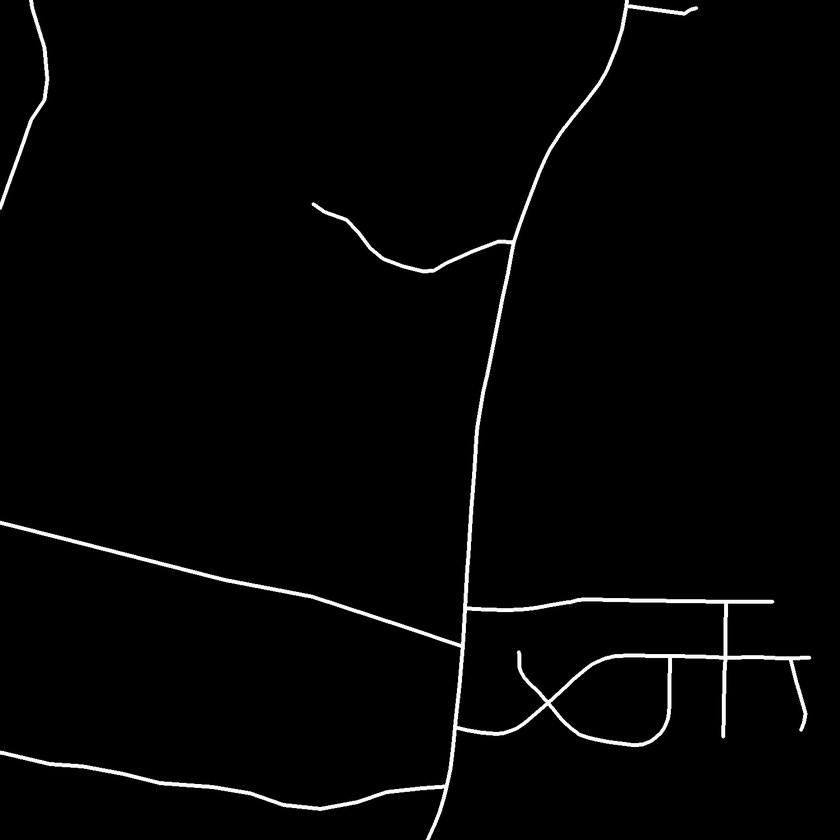
#> input picture tiff_data/10078675_15.tif, 840 x 840 px, shrunk from 1500 x 1500 before the run
$ python assignment1-cs419.py --input tiff_data/10078675_15.tif
#> lines starting #> are read from the running program, lines starting #| are printed output that depends on the picture; after the words box and inside, x2 and y2 are one past the last pixel; in counts of white or black regions, pixels touching at a corner belong together
#!/usr/bin/env python3
# -*- coding: utf-8 -*-
"""
CS419 - Digital Image and Video Analysis
Assignment Solution (Outline-Only: Morphology + Canny)

This script strictly stays within the provided topic outline:
  - Fundamental point processing & intensity transforms (Otsu threshold)
  - Binary Image Processing & Mathematical Morphology (opening, closing, erosion, dilation, region filling)
  - Connectivity, connected components, 8-neighborhood degree
  - Skeletonization via morphological skeleton (no Zhang–Suen)
  - Edge detection via Canny (non-max suppression, hysteresis) from Linear Image Processing

Pipeline (configurable):
  1) Read grayscale -> Otsu binary (ensure roads are foreground)
  2) Morphological cleaning (OPEN then CLOSE)
  3) Skeletonization (morphological skeleton), and/or Canny edges (optional)
  4) Endpoints/junctions via 8-neighborhood degree on the chosen "thin" map
  5) Roundabout candidates = (loops on skeleton) ∩ (high-circularity blobs on thick mask)

Usage example:
    python cs419_assignment_solution_v2.py \
        --input "kagglehub.dataset_download(\"balraj98/massachusetts-roads-dataset/tiff/train/10078660_15.tif\")" \
        --edge_mode canny \
        --skeleton_method morph \
        --debug_dir debug_v2 \
        --output_txt results_v2.txt

Author: ChatGPT (CS419-constrained)
"""

import argparse
import os
import sys
import json
import math
from typing import List, Tuple

import numpy as np
import cv2


# -----------------------------
# Structuring elements & helpers
# -----------------------------

def se_disk(radius: int) -> np.ndarray:
    y, x = np.ogrid[-radius:radius+1, -radius:radius+1]
    mask = (x*x + y*y) <= radius*radius
    return (mask.astype(np.uint8) * 255)


# [4 lines left out: function se_cross, not called in this run]


# -----------------------------
# Fundamental ops & binarization
# -----------------------------

def to_binary(img_gray: np.ndarray, invert_if_needed: bool = True) -> np.ndarray:
    """0/255 uint8 via Otsu; invert if foreground seems dark."""
    if img_gray.dtype != np.uint8:
        img_gray = cv2.normalize(img_gray, None, 0, 255, cv2.NORM_MINMAX).astype(np.uint8)
    _, bw = cv2.threshold(img_gray, 0, 255, cv2.THRESH_BINARY + cv2.THRESH_OTSU)
    if invert_if_needed:
        mean_fg = img_gray[bw == 255].mean() if np.any(bw == 255) else 255.0
        mean_bg = img_gray[bw == 0].mean() if np.any(bw == 0) else 0.0
        if mean_fg < mean_bg:
            bw = cv2.bitwise_not(bw)
    return bw


def preprocess_binary(bw: np.uint8, open_rad: int = 1, close_rad: int = 2) -> np.uint8:
    """OPEN then CLOSE to remove speckles and bridge tiny gaps."""
    if open_rad > 0:
        bw = cv2.morphologyEx(bw, cv2.MORPH_OPEN, se_disk(open_rad))
    if close_rad > 0:
        bw = cv2.morphologyEx(bw, cv2.MORPH_CLOSE, se_disk(close_rad))
    return bw


# ---------------------------------
# Morphological skeleton (outline 2)
# ---------------------------------

def morphological_skeleton(bw: np.uint8, se: np.ndarray = None) -> np.uint8:
    """
    Skeleton S = ⋃_k (X ⊖ kB) - ((X ⊖ kB) ∘ B)
    Uses iterative erosion + opening differences.
    """
    if se is None:
        se = cv2.getStructuringElement(cv2.MORPH_CROSS, (3,3))
    X = (bw > 0).astype(np.uint8) * 255
    S = np.zeros_like(X)
    while True:
        eroded = cv2.erode(X, se)
        opened = cv2.morphologyEx(eroded, cv2.MORPH_OPEN, se)
        temp = cv2.subtract(eroded, opened)
        S = cv2.bitwise_or(S, temp)
        if not np.any(eroded):
            break
        X = eroded
    return S


# -------------
# Canny (outline 3)
# -------------

# [4 lines left out: function canny_edges, not called in this run]


# ---------------------------------
# Neighborhood-degree & junctions
# ---------------------------------

def neighbor_count_8n(binary_thin: np.ndarray) -> np.ndarray:
    kernel = np.ones((3,3), np.uint8)
    total = cv2.filter2D((binary_thin>0).astype(np.uint8), -1, kernel)
    deg = total - (binary_thin>0).astype(np.uint8)
    return deg


def endpoints_and_junctions(binary_thin: np.ndarray, min_degree: int = 4) -> Tuple[np.ndarray, np.ndarray]:
    deg = neighbor_count_8n(binary_thin)
    ep = ((binary_thin>0) & (deg==1)).astype(np.uint8) * 255
    jn = ((binary_thin>0) & (deg>=min_degree)).astype(np.uint8) * 255
    return ep, jn


def compress_points(mask: np.ndarray) -> List[Tuple[int,int]]:
    num, lab = cv2.connectedComponents((mask>0).astype(np.uint8), connectivity=8)
    pts = []
    for cc in range(1, num):
        ys, xs = np.where(lab==cc)
        if ys.size == 0:
            continue
        cy = int(np.round(ys.mean()))
        cx = int(np.round(xs.mean()))
        pts.append((cx, cy))
    return pts


# ---------------------------------
# Loop (roundabout) detection logic
# ---------------------------------

def find_loops_via_skeleton(skel: np.ndarray, min_pixels: int = 30) -> np.uint8:
    ep_mask, _ = endpoints_and_junctions(skel)
    num, lab = cv2.connectedComponents((skel>0).astype(np.uint8), connectivity=8)
    loop_mask = np.zeros_like(skel, dtype=np.uint8)
    for cc in range(1, num):
        comp = (lab == cc)
        if comp.sum() < min_pixels:
            continue
        has_endpoint = np.any(ep_mask[comp] > 0)
        if not has_endpoint:
            loop_mask[comp] = 255
    return loop_mask


def contour_circularity(mask: np.ndarray):
    contours, _ = cv2.findContours((mask>0).astype(np.uint8), cv2.RETR_EXTERNAL, cv2.CHAIN_APPROX_SIMPLE)
    out = []
    for cnt in contours:
        area = cv2.contourArea(cnt)
        per = cv2.arcLength(cnt, True)
        circ = 0.0 if (per<=0 or area<=0) else float(4.0 * math.pi * area / (per*per))
        out.append((cnt, circ))
    return out


def merge_close_points(pts: List[Tuple[int,int]], max_dist: int = 8) -> List[Tuple[int,int]]:
    if not pts:
        return []
    pts_arr = np.array(pts, dtype=np.float32)
    used = np.zeros(len(pts), dtype=bool)
    merged = []
    for i in range(len(pts)):
        if used[i]:
            continue
        group = [i]
        for j in range(i+1, len(pts)):
            if used[j]:
                continue
            if np.linalg.norm(pts_arr[i] - pts_arr[j]) <= max_dist:
                group.append(j)
        used[group] = True
        avg = pts_arr[group].mean(axis=0)
        merged.append((int(round(avg[0])), int(round(avg[1]))))
    return merged


def roundabout_candidates(bw_clean: np.ndarray,
                          skel: np.ndarray,
                          loop_circ_thresh: float = 0.4,
                          min_area: int = 50) -> List[Tuple[int,int]]:
    loop_mask = find_loops_via_skeleton(skel, min_pixels=15)

    # Try multiple approaches for roundabout detection - use dilation to find thicker circles
    thick = cv2.morphologyEx(bw_clean, cv2.MORPH_DILATE, se_disk(4))
    circles = contour_circularity(thick)

    centers = []
    for cnt, circ in circles:
        if circ < loop_circ_thresh:
            continue
        area = cv2.contourArea(cnt)
        if area < min_area:
            continue
        M = cv2.moments(cnt)
        if M["m00"] == 0:
            continue
        cx = int(M["m10"] / M["m00"])
        cy = int(M["m01"] / M["m00"])
        # Check if center is on loop OR nearby (more lenient)
        if loop_mask[cy, cx] > 0 or np.any(loop_mask[max(0,cy-8):cy+9, max(0,cx-8):cx+9] > 0):
            centers.append((cx, cy))
    return merge_close_points(centers, max_dist=20)


# ---------------------
# Main pipeline routine
# ---------------------

def detect_intersections_and_roundabouts(
        input_path: str = '/Users/mustafabozyel/Github-Desktop/cs419_assignment1/tiff_data/10078660_15.tif',
        edge_mode: str = "none",      # {"none","canny","both"}
        canny_t1: int = 50,
        canny_t2: int = 150,
        skeleton_method: str = "morph",  # {"morph","none"}
        open_rad: int = 1,
        close_rad: int = 2,
        prune_iter: int = 1,
        save_debug_dir: str = None
    ) -> Tuple[List[Tuple[int,int]], List[Tuple[int,int]]]:
    """
    Returns: (junction_points, roundabout_points)
    """
    # 1) Read
    if input_path.startswith('kagglehub.dataset_download'):
        inner = input_path.split('kagglehub.dataset_download', 1)[-1]
        inner = inner.strip().lstrip('(').rstrip(')').strip()
        inner = inner.strip('"').strip("'")
        true_path = inner
    else:
        true_path = input_path

    img = cv2.imread(true_path, cv2.IMREAD_GRAYSCALE)
    if img is None:
        raise FileNotFoundError(f"Could not read image at: {true_path}")

    # 2) Binary
    bw = to_binary(img, invert_if_needed=True)

    # 3) Morphological cleaning
    bw_clean = preprocess_binary(bw, open_rad=open_rad, close_rad=close_rad)

    # 4) Select thin map(s): skeleton and/or canny
    skel = None
    if skeleton_method == "morph":
        skel = morphological_skeleton(bw_clean, se=cv2.getStructuringElement(cv2.MORPH_CROSS, (3,3)))

    edge_map = None
    if edge_mode in ("canny", "both"):
        edge_map = canny_edges(bw_clean, t1=canny_t1, t2=canny_t2)

    # Combine for junction detection - only use skeleton for junctions
    if skeleton_method == "morph":
        thin_for_junctions = skel
    else:
        # Fallback: if no skeleton, use cleaned binary for thin representation
        thin_for_junctions = bw_clean

    # Optional pruning of small spurs on the *skeleton* before loop/junction calc
    if skeleton_method == "morph" and prune_iter > 0:
        pruned = skel.copy()
        for _ in range(prune_iter):
            ep_mask, _ = endpoints_and_junctions(pruned)
            pruned[ep_mask > 0] = 0
        skel = pruned

    # 5) Junction points
    _, jn_mask = endpoints_and_junctions(thin_for_junctions)
    junction_points = compress_points(jn_mask)
    # Merge nearby junctions more aggressively
    junction_points = merge_close_points(junction_points, max_dist=25)

    # 6) Roundabouts (need a skeleton; if not computed, build a temporary morph skeleton)
    if skel is None:
        skel = morphological_skeleton(bw_clean, se=cv2.getStructuringElement(cv2.MORPH_CROSS, (3,3)))
    roundabout_points = roundabout_candidates(bw_clean, skel, loop_circ_thresh=0.4, min_area=50)

    # Debug outputs
    if save_debug_dir:
        os.makedirs(save_debug_dir, exist_ok=True)
        cv2.imwrite(os.path.join(save_debug_dir, "01_gray.png"), img)
        cv2.imwrite(os.path.join(save_debug_dir, "02_binary.png"), bw)
        cv2.imwrite(os.path.join(save_debug_dir, "03_clean.png"), bw_clean)
        if skel is not None:
            cv2.imwrite(os.path.join(save_debug_dir, "04_skeleton_morph.png"), skel)
        if edge_map is not None:
            cv2.imwrite(os.path.join(save_debug_dir, "05_canny.png"), edge_map)
        cv2.imwrite(os.path.join(save_debug_dir, "06_thin_for_junctions.png"), thin_for_junctions)
        dbg = cv2.cvtColor(img, cv2.COLOR_GRAY2BGR)
        for (x,y) in junction_points:
            cv2.drawMarker(dbg, (x,y), (0,0,255), markerType=cv2.MARKER_TILTED_CROSS, thickness=2)
        for (x,y) in roundabout_points:
            cv2.circle(dbg, (x,y), 6, (0,255,0), 2)
        cv2.imwrite(os.path.join(save_debug_dir, "07_overlays.png"), dbg)

    return junction_points, roundabout_points


def main():
    parser = argparse.ArgumentParser(description="CS419 Outline-Only: Morphological Skeleton + Optional Canny")
    parser.add_argument("--input", required=True,
                        help="Path to input image (or the literal kagglehub.dataset_download(\"...\") string).")
    parser.add_argument("--output_txt", default=None, help="Optional path to write results as plain .txt")
    parser.add_argument("--output_json", default=None, help="Optional path to write results as .json")
    parser.add_argument("--debug_dir", default=None, help="Optional folder to save intermediate images & overlays")

    parser.add_argument("--edge_mode", choices=["none","canny","both"], default="none",
                        help="Use Canny edges, skeleton, or both (junctions on the union).")
    parser.add_argument("--canny_t1", type=int, default=50, help="Canny threshold1")
    parser.add_argument("--canny_t2", type=int, default=150, help="Canny threshold2")

    parser.add_argument("--skeleton_method", choices=["morph","none"], default="morph",
                        help="Morphological skeleton or none (junctions may use Canny if skeleton is none).")
    parser.add_argument("--open_rad", type=int, default=1, help="Opening radius (disk SE)")
    parser.add_argument("--close_rad", type=int, default=2, help="Closing radius (disk SE)")
    parser.add_argument("--prune_iter", type=int, default=1, help="Endpoint pruning iterations on skeleton")

    args = parser.parse_args()

    junction_points, roundabout_points = detect_intersections_and_roundabouts(
        input_path=args.input,
        edge_mode=args.edge_mode,
        canny_t1=args.canny_t1,
        canny_t2=args.canny_t2,
        skeleton_method=args.skeleton_method,
        open_rad=args.open_rad,
        close_rad=args.close_rad,
        prune_iter=args.prune_iter,
        save_debug_dir=args.debug_dir
    )
#> in detect_intersections_and_roundabouts, img is the input picture: shape (840, 840); min 0, max 255, mean 4.8
#> in to_binary, `mean_fg = img_gray[bw == 255].mean() if np.any(bw == 255) else 255.0`: mean_fg = 233.4
#> in to_binary, `mean_bg = img_gray[bw == 0].mean() if np.any(bw == 0) else 0.0`: mean_bg = 0.321
#> the loop in morphological_skeleton, `while True:` made 6 passes
#> pass 1, in morphological_skeleton, `eroded = cv2.erode(X, se)`:
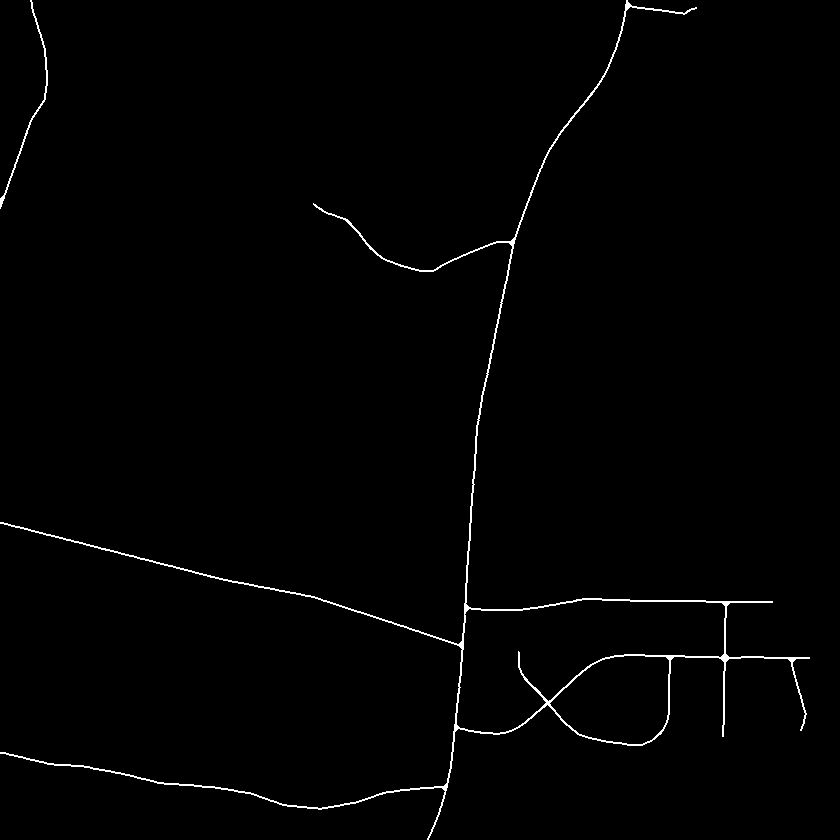
#> eroded: shape (840, 840); 1% white in thin lines or dots
#> in compress_points, `num, lab = cv2.connectedComponents((mask>0).astype(np.uint8), connecti..`: num = 53
#> the loop in compress_points, `for cc in range(1, num):` made 52 passes
#> (cy, cx) on passes 1, 2, 4, 5: (50, 41), (8, 642), (11, 670), (42, 616)
#> after the loop in compress_points, `for cc in range(1, num):`: pts = 52 pairs, first value 0 to 802, second value 8 to 816
#> in detect_intersections_and_roundabouts, `junction_points = compress_points(jn_mask)`: junction_points has the same summary as pts in compress_points
#> in merge_close_points, `pts_arr = np.array(pts, dtype=np.float32)`: pts_arr has the same summary as pts in compress_points
#> the loop in merge_close_points, `for i in range(len(pts)):` made 52 passes
#> avg on passes 1, 2, 3, 5: [41, 50], [642, 8], [681.5, 9.5], [616, 42]
#> after the loop in merge_close_points, `for i in range(len(pts)):`: merged = 47 pairs, first value 0 to 799, second value 8 to 816
#> in detect_intersections_and_roundabouts, `junction_points = merge_close_points(junction_points, max_dist=25)`: junction_points has the same summary as merged in merge_close_points
#> in find_loops_via_skeleton, `num, lab = cv2.connectedComponents((skel>0).astype(np.uint8), connecti..`: num = 24
#> the loop in find_loops_via_skeleton, `for cc in range(1, num):` made 23 passes
#> has_endpoint on passes 1, 3, 4, 6: True, True, True, True
#> pass 1, in find_loops_via_skeleton, `comp = (lab == cc)`:
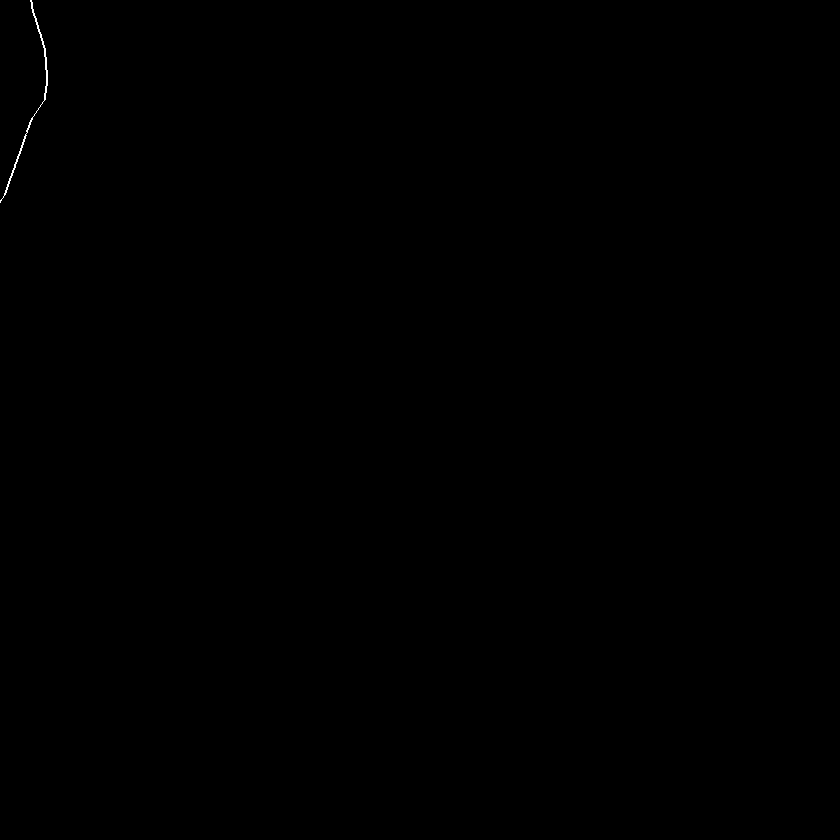
#> comp: shape (840, 840) bool; 0.05% white in thin lines or dots, all inside (x1, y1, x2, y2) = (0, 0, 48, 203)
#> after the loop in find_loops_via_skeleton, `for cc in range(1, num):`:
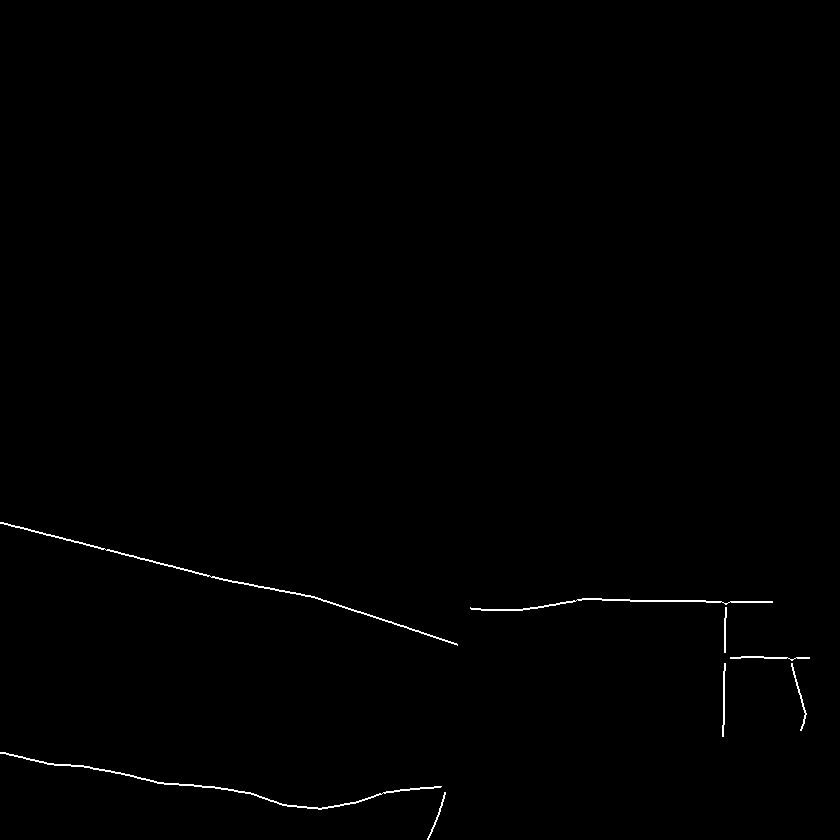
#> loop_mask: shape (840, 840); 0.43% white in thin lines or dots, all inside (x1, y1, x2, y2) = (0, 522, 810, 840)
#> in roundabout_candidates, `thick = cv2.morphologyEx(bw_clean, cv2.MORPH_DILATE, se_disk(4))`:
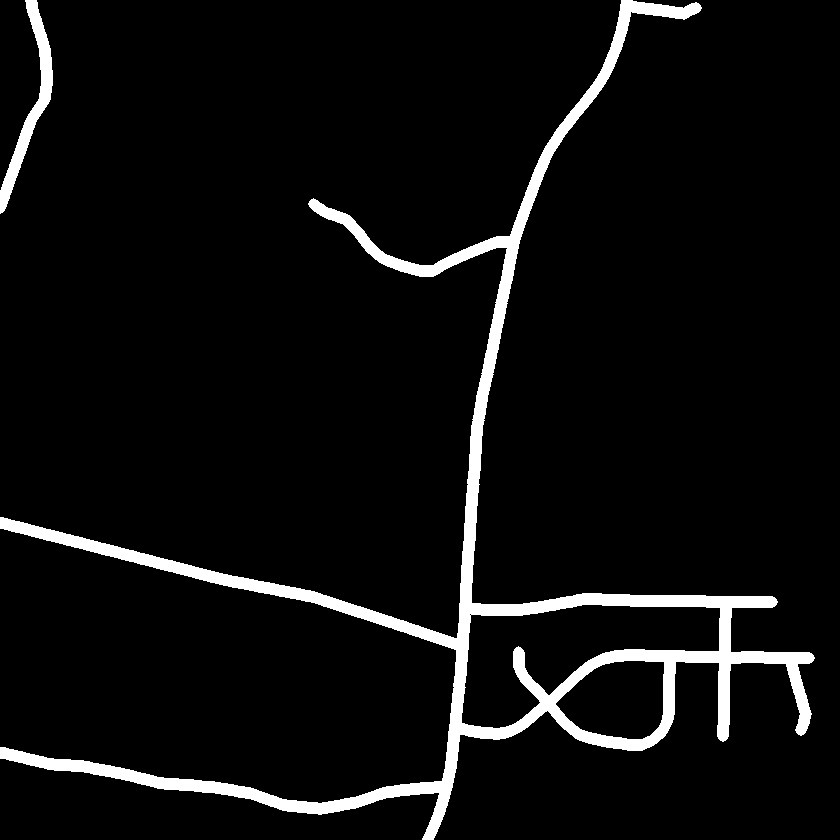
#> thick: shape (840, 840); 5.7% white; 2 white regions
#> in contour_circularity, `contours, _ = cv2.findContours((mask>0).astype(np.uint8), cv2.RETR_EXT..`: contours = 2 contours; box (x1, y1, x2, y2) and area: (0, 0, 815, 840) 57912, (0, 0, 53, 214) 2270
#> the loop in contour_circularity, `for cnt in contours:` made 2 passes
#> (area, per, circ) on passes 1 to 2: (57911.5, 5582.1, 0.0234), (2270, 489.4, 0.119)
#> after the loop in contour_circularity, `for cnt in contours:`: out = 2 items
#> the loop in roundabout_candidates, `for cnt, circ in circles:` made 2 passes
#> circ on passes 1 to 2: 0.0234, 0.119
#> after the loop in roundabout_candidates, `for cnt, circ in circles:`: centers = []
#> junction_points has the same summary as merged in merge_close_points; roundabout_points = []

    print(f"# Intersections (junctions): {len(junction_points)}")
#| # Intersections (junctions): 47
    for (x,y) in junction_points:
        print(f"intersection: ({x}, {y})")
#> this loop made 47 passes
#> (x, y) on passes 1 to 4: (41, 50), (642, 8), (682, 10), (616, 42)
#> (printed output is left out)

    print(f"# Roundabouts: {len(roundabout_points)}")
#| # Roundabouts: 0
    for (x,y) in roundabout_points:
        print(f"roundabout: ({x}, {y})")
#> this loop made 0 passes

    if args.output_txt:
        with open(args.output_txt, "w", encoding="utf-8") as f:
            f.write(f"# Intersections (junctions): {len(junction_points)}\n")
            for (x,y) in junction_points:
                f.write(f"intersection: ({x}, {y})\n")
            f.write(f"# Roundabouts: {len(roundabout_points)}\n")
            for (x,y) in roundabout_points:
                f.write(f"roundabout: ({x}, {y})\n")

    if args.output_json:
        payload = {
            "intersections": [{"x": int(x), "y": int(y)} for (x,y) in junction_points],
            "roundabouts": [{"x": int(x), "y": int(y)} for (x,y) in roundabout_points]
        }
        with open(args.output_json, "w", encoding="utf-8") as f:
            json.dump(payload, f, indent=2, ensure_ascii=False)


if __name__ == "__main__":
    main()
